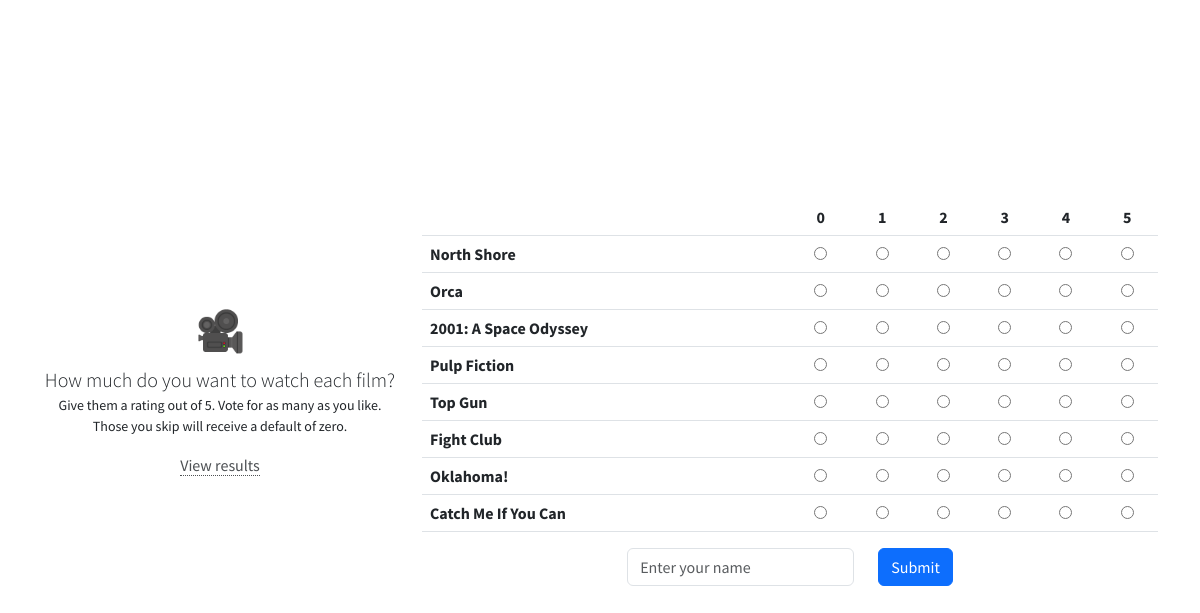
The page / on the database its author committed.
### polls/models.py (models this page shows, shortened)
class Film(models.Model):
    name = models.CharField(max_length=200)
    nights = models.ManyToManyField(Night)

### polls/views.py (the view)
# urls.py: path("", views.index, name="vote"),
def index(request):
    return vote_page(request)

### polls/templates/polls/vote.html (shortened to what this page needs)
{% load static %}
<html>
<head>
  <link href="https://cdn.jsdelivr.net/npm/bootstrap@5.3.0-alpha1/dist/css/bootstrap.min.css"
        rel="stylesheet"
>
  <link rel="stylesheet" href="{% static 'polls/main.css' %}">
</head>
<body>
<div class="container h-100">
  <div class="row justify-content-center h-100">
    <div class="col-12 col-md-4 align-self-center">
      <h1 class="text-center">🎥</h1>
      <p class="text-center lead mb-0">How much do you want to watch each
        film?</p>
      <p class="text-center"><small>Give them a rating out of 5. Vote for as many as you like. Those
        you skip will receive a default of zero.</small></p>
      <p class="text-center"><a href="/results">View results</a></p>
    </div>
    <div class="col-12 col-md-8 align-self-center">
      <form method="post">
        <table class="table table-hover">
          <thead class="thead-light">
          <tr>
            <th scope="col"></th>
            {% for i in voting_options %}
            <th scope="col" class="text-center">{{ i }}</th>
            {% endfor %}
          </tr>
          </thead>
          <tbody>
          {% for film in films %}
          <tr>
            <th>{{ film.name }}</th>
            {% for i in voting_options %}
            <td class="align-middle text-center">
              <label>
                <input
                    type="radio"
                    name="film_{{ film.id }}_score"
                    value="{{ i }}"
                    >
              </label>
            </td>
            {% endfor %}
          </tr>
          {% endfor %}
          </tbody>
        </table>
        {% if not voted %}
        <div class="row justify-content-center">
          <div class="col-auto">
            <input type="text" class="form-control" id="voter_name"
                   name="name" placeholder="Enter your name"
                   data-bs-toggle="tooltip" data-bs-placement="top"
                   title="Just so we know who's voted. Results are anonymous!">
          </div>
          <div class="col-auto text-center">
            <button type="submit" class="btn btn-primary">
              Submit
            </button>
          </div>
        </div>
        {% else %}
        <div class="row justify-content-center">
          <div class="col-auto">
            <p>Thanks for voting, {{ voter_name }}!</p>
          </div>
        </div>
        {% endif %}
      </form>
    </div>
  </div>
</div>
</body>
</html>

### polls/static/polls/main.css (style rules this page uses)
body { font-family: "Source Sans Pro", Helvetica, sans-serif; }
h1 { font-weight: 300; letter-spacing: -0.025em; margin: 0 0 0.25em 0; }
a, a:visited { border-bottom: dotted 1px; color: inherit; opacity: 0.8; text-decoration: none; }

### rows shown on the page
Film: name "North Shore"
Film: name "Orca"
Film: name "2001: A Space Odyssey"
Film: name "Pulp Fiction"
Film: name "Top Gun"
Film: name "Fight Club"
Film: name "Oklahoma!"
Film: name "Catch Me If You Can"

### other values the page prints
{{ i }} "0" "1" "2" "3" "4" "5"
